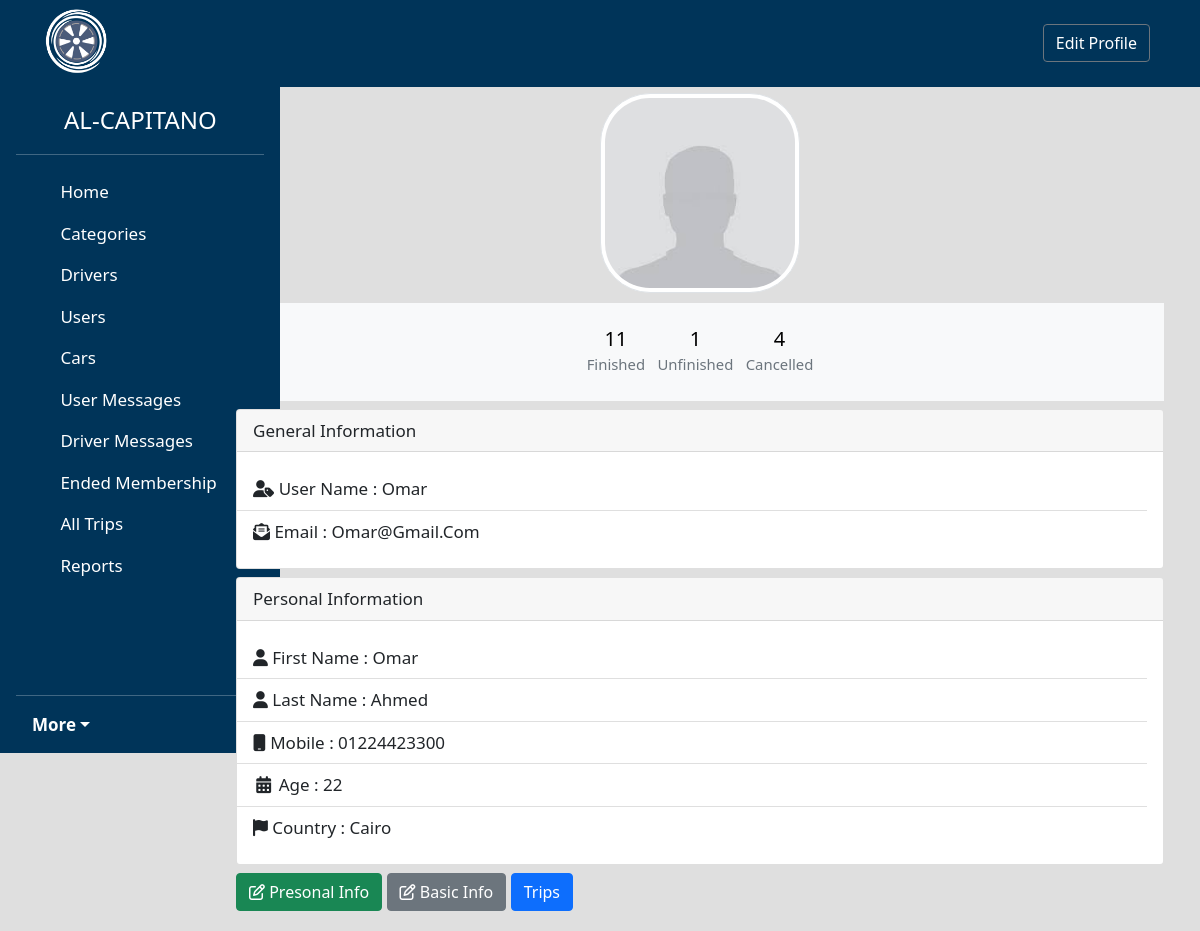
Page /admin/users.php?do=view&userid=93 (signed in) on the committed database.
### tables this page shows
CREATE TABLE `uprofiles` (
  `Profile_ID` int(11) NOT NULL,
  `First_Name` varchar(255) NOT NULL,
  `Last_Name` varchar(255) NOT NULL,
  `Mobile` varchar(255) NOT NULL,
  `Age` int(11) NOT NULL,
  `Country` varchar(255) NOT NULL,
  `Gender` int(11) NOT NULL COMMENT 'male = 1   female = 2',
  `User_Image` varchar(255) NOT NULL,
  `regStatus` timestamp NOT NULL DEFAULT current_timestamp(),
  `UID` int(11) NOT NULL
);

CREATE TABLE `users` (
  `User_ID` int(11) NOT NULL,
  `User_Name` varchar(255) NOT NULL,
  `Email` varchar(255) NOT NULL,
  `Password` varchar(255) NOT NULL,
  `Group_ID` int(11) NOT NULL DEFAULT 0 COMMENT 'user = 0\r\ndriver = 1\r\nadmin = 2',
  `User_Status` int(11) NOT NULL DEFAULT 0 COMMENT 'active = 1\r\npending = 0',
  `Date` timestamp NOT NULL DEFAULT current_timestamp()
);

### admin/includes/functions/model.php (called while the page is built, shortened)
<?php
class model
{
    function find($where)
    {
        global $conn;
        $table = get_class($this);
        $stmt = $conn->prepare("SELECT * FROM $table WHERE $where");
        $stmt->execute();
        $data = $stmt->fetch();
        return $data;
    }
    function unique($where)
    {
        global $conn;
        $table = get_class($this);
        $stmt = $conn->prepare("SELECT * FROM $table WHERE $where");
        $stmt->execute();
        $count = $stmt->rowCount();
        return $count;
    }
}

### admin/users.php (the view, shortened to what this page needs)
<?php
if (isset($_SESSION['admin'])) {
    include('int.php');
    $userObject = new users();
    $uprofileObject = new uprofiles();
    $tripObject = new trips();
    if (isset($_GET['do'])) {
        $do = $_GET['do'];
    } else {
        $do = 'manage';
    }
    if ($do == 'manage') {
        $users = $userObject->all(" Group_ID = 0  ORDER BY User_ID  DESC");
        if (!empty($users)) {
?>
            <h1 class="text-center edit">Users</h1>
            <div class="container ">
                <div class="table-responsive">
                    <table class="table main-table text-center  ">
                        <thead>
                            <tr>
                                <td class="">#</td>
                                <td class="">User Name</td>
                                <td class="">Email</td>
                                <td class="">Registration Date</td>
                                <td class="">controlls</td>
                            </tr>
                        </thead>
                        <tbody>
                            <?php foreach ($users as $user) {  ?>
                                <tr>
                                    <td><?php echo $user['User_ID'] ?></td>
                                    <td><?php echo $user['User_Name'] ?></td>
                                    <td><?php echo $user['Email'] ?></td>
                                    <td><?php echo $user['Date'] ?></td>
                                    <td class="">
                                        <a href="users.php?do=delete&userid=<?php echo $user['User_ID'] ?>" class="btn btn-danger confirm"> <i class="fa fa-close"></i>Delete</a>
                                        <a href="users.php?do=view&userid=<?php echo $user['User_ID'] ?>" class="btn btn-primary "> <i class="fa fa-user"></i>view</a>
                                    </td>
                                </tr>
                            <?php } ?>
                        </tbody>
                    </table>
                </div>
                <a class="btn btn-danger" href="users.php?do=search">search</a>
            </div>
        <?php
        } else {
            echo '<div class="container">';
            echo '<div class="nice-msg alert alert-danger">no records to show</div>';
        ?>
        <?php
            echo '</div>';
        }
    } elseif ($do == 'view') {
        $userid = $_GET['userid'];
        $user = $userObject->find("User_ID='$userid'");
        $uprofile = $uprofileObject->find("UID='$userid'");
        if (empty($uprofile['User_Image'])) { ?>
            <img src="../images/image.JFIF" class=" user-image img-thumbnail img-circle " alt="...">
        <?php
        } else {
            echo " <img src='../images/userimages/" . $uprofile['User_Image'] . "' class=' user-image img-thumbnail img-circle ' alt=''>";
        }
        $finish = $tripObject->unique("UserID ='{$uprofile['UID']}' AND Status= 1 ");
        $unfinish = $tripObject->unique("UserID ='{$uprofile['UID']}' AND Status= 0 ");
        $cancel = $tripObject->unique("UserID ='{$uprofile['UID']}' AND Status= 2 ");
        ?>
        <div class="container">
            <div class="bg-light p-4 mb-2 counttrips2">
                <div class=" d-flex justify-content-center text-center">
                    <ul class="list-inline mb-0 counts">
                        <li class="list-inline-item">
                            <h5 class="font-weight-bold mb-0 d-block"> <a href="alltrips.php?do=finished"><?php echo $finish  ?></h5><small class="text-muted"> finished</small></a>
                        </li>
                        <li class="list-inline-item">
                            <h5 class="font-weight-bold mb-0 d-block"><a href="alltrips.php?do=unfinish"><?php echo $unfinish  ?></h5><small class="text-muted"> unfinished</small></a>
                        </li>
                        <li class="list-inline-item">
                            <h5 class="font-weight-bold mb-0 d-block"> <a href="alltrips.php?do=cancelled"><?php echo $cancel  ?></h5><small class="text-muted"> cancelled</small></a>
                        </li>
                    </ul>
                </div>
            </div>
        </div>
        <div class="container profile-parent">
            <div class="card border-default general-information mb-2">
                <div class="card-header bg-default">general information </div>
                <ul class="  list-group list-group-flush card-body">
                    <li class="list-group-item">
                        <i class="fas fa-user-tag"></i>
                        <span> User Name </span> : <?php echo $user['User_Name'] ?>
                    </li>
                    <li class="list-group-item">
                        <i class="fas fa-envelope-open-text"></i>
                        <span> Email </span> : <?php echo $user['Email'] ?>
                    </li>
                </ul>
            </div>
            <?php
            if (!empty($uprofile)) { ?>
                <div class="card border-default personal-information mb-2">
                    <div class="card-header bg-default">Personal information </div>
                    <ul class="  list-group list-group-flush card-body">
                        <li class="list-group-item">
                            <i class="fas fa-user"></i>
                            <span> First Name </span> : <?php echo $uprofile['First_Name'] ?>
                        </li>
                        <li class="list-group-item">
                            <i class="fas fa-user"></i>
                            <span> Last Name </span> : <?php echo $uprofile['Last_Name'] ?>
                        </li>
                        <li class="list-group-item">
                            <i class="fas fa-mobile"></i>
                            <span> Mobile </span> : <?php echo $uprofile['Mobile'] ?>
                        </li>
                        <li class="list-group-item">
                            <i class="fa fa-calendar fa-fw"></i>
                            <span> Age </span> : <?php echo $uprofile['Age'] ?>
                        </li>
                        <li class="list-group-item">
                            <i class="fas fa-flag"></i>
                            <span> Country </span> : <?php echo $uprofile['Country'] ?>
                        </li>
                    </ul>
                </div>
            <?php     } else {
                echo '<div class="info-error alert alert-danger">there is no personal information</div>';
            } ?>
            <div class="per-buttons">
                <?php if (!empty($uprofile)) { ?>
                    <a href="users.php?do=edit&profileid=<?php echo $uprofile['Profile_ID'] ?>" class="btn btn-success">
                        <i class="fa fa-edit"></i>
                        Presonal Info
                    </a>
                <?php } ?>
                <a href="users.php?do=editBasic&userid=<?php echo $user['User_ID'] ?>" class="btn btn-secondary">
                    <i class="fa fa-edit"></i>
                    basic Info
                </a>
                <a href="clienttrips.php?do=manage&userid=<?php echo $user['User_ID'] ?>" class="btn btn-primary ">trips</a>
            </div>
        </div>
    <?php
    }
    include $tpl . ('footer.php');
} else {
    header('location: ../prehome.php');
    exit();
}

### admin/layout/css/back.css (style rules this page uses)
* { text-transform: capitalize !important; }
body { background-color: rgb(223, 223, 223) !important; font-size: 17px; }
a { text-decoration: none; color: black; }
.btn { color: white; }
.user-image { border-radius: 50px; max-width: 200px; display: block; margin: auto; margin-bottom: 10px; margin-top: 20px; margin-left: 0 auto !important; z-index: 8; }
.per-buttons { margin-bottom: 20px; }

### rows in the picture
uprofiles: User_Image (picture), First_Name "Omar", Last_Name "Ahmed", Mobile "01224423300", Age "22", Country "Cairo"
users: User_Name "Omar", Email "Omar@gmail.com"

### other values in the picture
$finish "11"
$unfinish "1"
$cancel "4"
